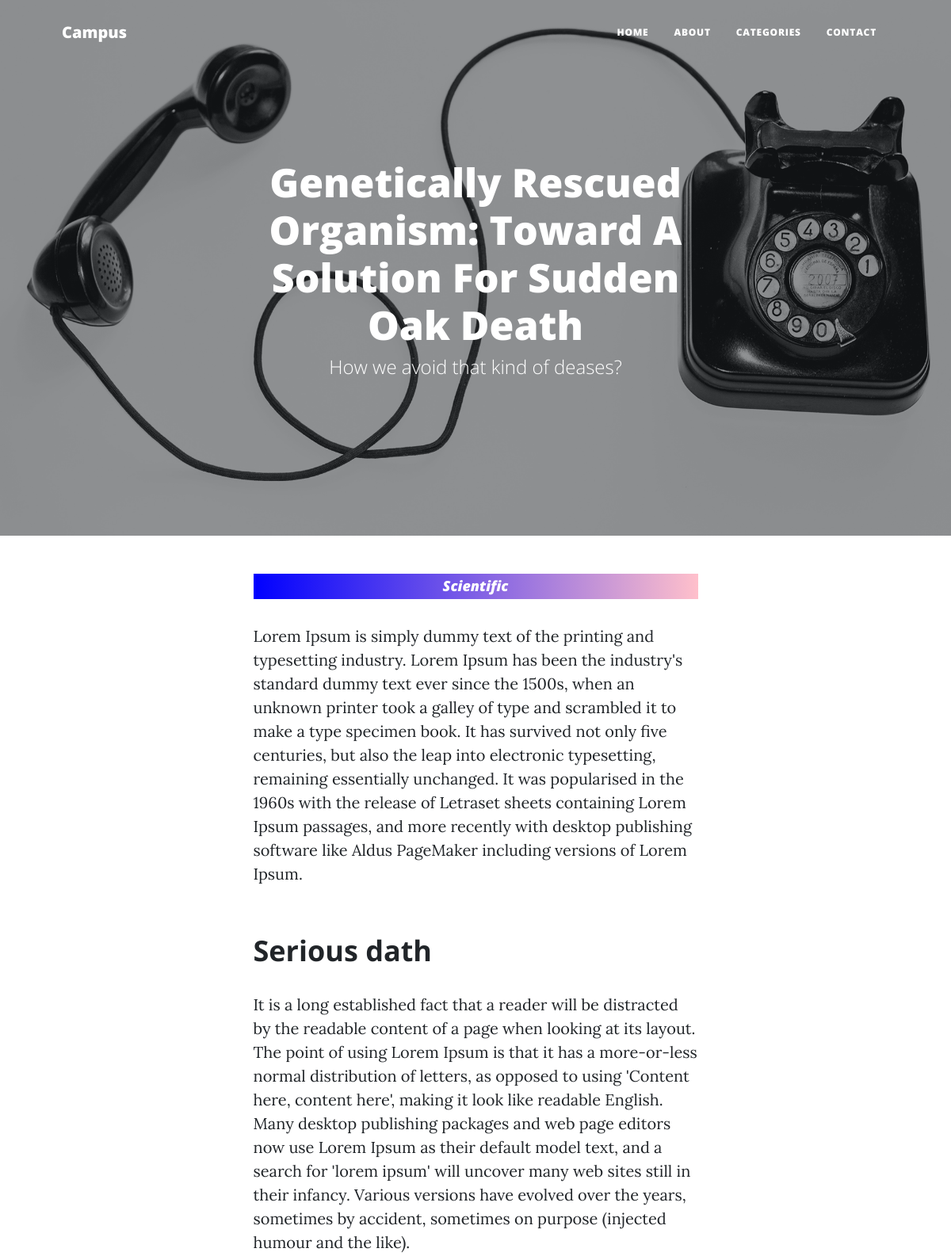
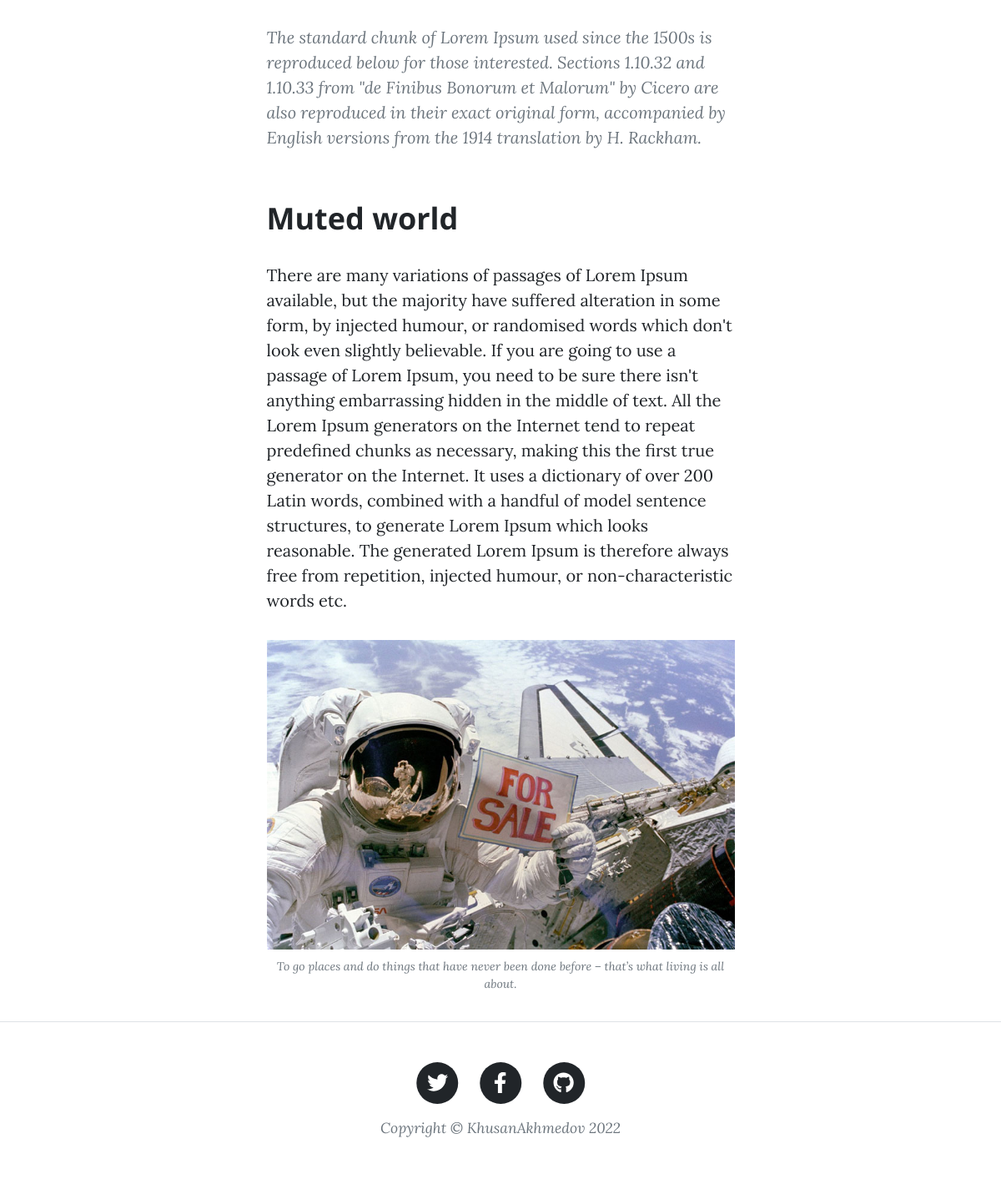
/1/post/, run on the app's committed database (2 pictures, top to bottom).
### apps/portfolio/models.py (models this page shows, shortened)
class Post(models.Model):
    class Meta:
        verbose_name = "My Post"
        verbose_name_plural = "My Posts"
    main_heading = models.CharField(max_length=200)
    sub_heading = models.CharField(max_length=150)
    date_post = models.CharField(max_length=100)
    post_text_1 = models.TextField()
    image_2 = models.ImageField(blank=True)
    post_heading_1 = models.CharField(max_length=100)
    post_text_2 = models.TextField()
    muted_text_1 = models.TextField()
    image_3 = models.ImageField(blank=True)
    post_heading_2 = models.CharField(max_length=100)
    post_text_3 = models.TextField()
    image = models.ImageField(blank=True)
    category = models.ForeignKey(
        "Category", blank=True, null=True, on_delete=models.CASCADE)
    name_blog = models.CharField(max_length=60)
    min_read = models.IntegerField(default=5)

class Category(models.Model):
    class Meta:
        verbose_name = "Category"
        verbose_name_plural = "Category Section"
    name = models.CharField(max_length=100)
    image = models.ImageField()
    def __str__(self):
        return self.name

### apps/portfolio/views.py (the view)
# urls.py: path('<int:pk>/post/', views.post, name='post'),
def post(request, pk):
    post = models.Post.objects.get(id=pk)
    context = {"post": post}
    return render(request, 'pages/post.html', context)

### templates/pages/post.html (shortened to what this page needs)
{% extends 'layouts/base.html' %} {% block title %}posts{% endblock title %}
{% load static %}
{% block content %}
<header class="masthead" style="background-image: url({{ post.image.url }})">
  <div class="container position-relative px-4 px-lg-5">
    <div class="row gx-4 gx-lg-5 justify-content-center">
      <div class="col-md-10 col-lg-8 col-xl-7">
        <div class="site-heading">
          <h1 style="font-size: 50px">{{ post.main_heading }}</h1>
          <span class="subheading">{{ post.sub_heading }}</span>
        </div>
      </div>
    </div>
  </div>
</header>
<article class="mb-4">
  <div class="container px-4 px-lg-5">
    <div class="row gx-4 gx-lg-5 justify-content-center">
      <div class="col-md-10 col-lg-8 col-xl-7">
        <h2 style="font-style: italic; font-size: 18px !important; background-image: linear-gradient(to right, blue, pink); color: white; padding: 5px 5px; text-align: center;">{{ post.category }}</h2>
        <p>
         {{ post.post_text_1 }}
        </p>
        <h2 class="section-heading">{{ post.post_heading_1 }}</h2>
        <p>
          {{ post.post_text_2 }}
        </p>
        <blockquote class="blockquote">
          {{ post.muted_text_1 }}
        </blockquote>
        <h2 class="section-heading">{{ post.post_heading_2 }}</h2>
        <p>
          {{ post.post_text_3 }}
        </p>
        <a href="#!"
          ><img
            class="img-fluid"
            src="{% static 'assets/img/post-sample-image.jpg' %}"
            alt="..."
        /></a>
        <span class="caption text-muted"
          >To go places and do things that have never been done before – that’s
          what living is all about.</span
        >
      </div>
    </div>
  </div>
</article>
{% endblock content %}

### templates/pages/post.html (style rules this page uses)
* { padding: 0; margin: 0 }
body { overflow-y: hidden !important; }
.overflow { overflow-y: scroll !important; }

### data on the page
Post: image (picture), main_heading "Genetically Rescued Organism: Toward A Solution For Sudden Oak Death", sub_heading "How we avoid that kind of deases?", category "Scientific", post_text_1 "Lorem Ipsum is simply dummy text of the printing and typesetting industry. Lorem Ipsum has been the industry's standard dummy text ever since the 1500s, when an unknown printer took a galley of type and scrambled it to make a type specimen book. It has survived not only five centuries, but also the leap into electronic typesetting, remaining essentially unchanged. It was popularised in the 1960s with the release of Letraset sheets containing Lorem Ipsum passages, and more recently with desktop publishing software like Aldus PageMaker including versions of Lorem Ipsum.", post_heading_1 "Serious dath", post_text_2 "It is a long established fact that a reader will be distracted by the readable content of a page when looking at its layout. The point of using Lorem Ipsum is that it has a more-or-less normal distribution of letters, as opposed to using 'Content here, content here', making it look like readable English. Many desktop publishing packages and web page editors now use Lorem Ipsum as their default model text, and a search for 'lorem ipsum' will uncover many web sites still in their infancy. Various versions have evolved over the years, sometimes by accident, sometimes on purpose (injected humour and the like).", muted_text_1 "The standard chunk of Lorem Ipsum used since the 1500s is reproduced below for those interested. Sections 1.10.32 and 1.10.33 from \"de Finibus Bonorum et Malorum\" by Cicero are also reproduced in their exact original form, accompanied by English versions from the 1914 translation by H. Rackham.", post_heading_2 "Muted world", post_text_3 "There are many variations of passages of Lorem Ipsum available, but the majority have suffered alteration in some form, by injected humour, or randomised words which don't look even slightly believable. If you are going to use a passage of Lorem Ipsum, you need to be sure there isn't anything embarrassing hidden in the middle of text. All the Lorem Ipsum generators on the Internet tend to repeat predefined chunks as necessary, making this the first true generator on the Internet. It uses a dictionary of over 200 Latin words, combined with a handful of model sentence structures, to generate Lorem Ipsum which looks reasonable. The generated Lorem Ipsum is therefore always free from…"
